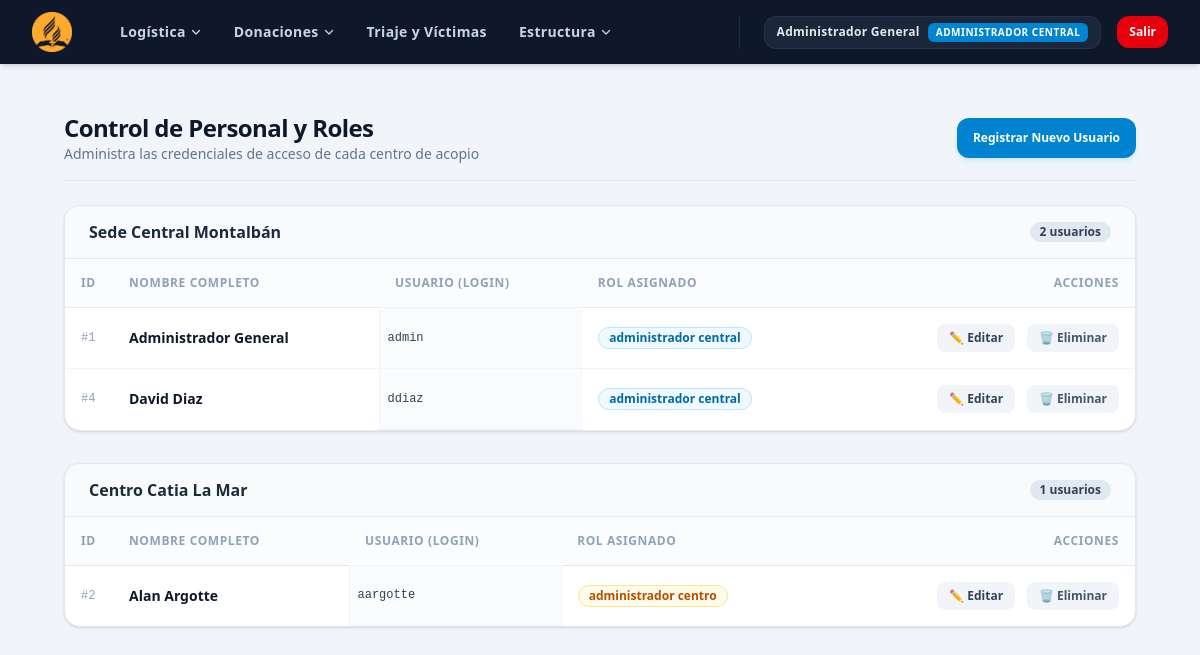
The page /gestion_usuarios.php (signed in) on the database its author committed.
### tables this page shows
CREATE TABLE `usuarios` (
  `id` int(11) NOT NULL,
  `rol_id` int(11) NOT NULL,
  `centro_id` int(11) NOT NULL,
  `nombre` varchar(120) NOT NULL,
  `usuario` varchar(50) NOT NULL,
  `clave` varchar(255) NOT NULL,
  `activo` tinyint(1) DEFAULT 1
);

CREATE TABLE `roles` (
  `id` int(11) NOT NULL,
  `nombre` varchar(50) NOT NULL
);

### gestion_usuarios.php (the view, shortened to what this page needs)
<?php
include('header.php');
require_once('conexion.php');
try {
    $sql_usuarios = "SELECT u.id, u.usuario, u.nombre, u.rol_id, u.centro_id,
                            r.nombre AS rol_nombre,
                            c.nombre AS sede_nombre
                     FROM usuarios u
                     JOIN roles r ON u.rol_id = r.id
                     JOIN centros_acopio c ON u.centro_id = c.id
                     ORDER BY u.centro_id ASC, u.nombre ASC";
    $resultado_usuarios = $conn->query($sql_usuarios);
} catch (Exception $e) {
    die("Error en la consulta de datos: " . $e->getMessage());
}
$usuarios_por_sede = [];
while($user = $resultado_usuarios->fetch_assoc()) {
    $usuarios_por_sede[$user['sede_nombre']][] = $user;
}
?>
<div class="max-w-7xl mx-auto px-4 py-6 sm:px-6 lg:px-8"
     x-data="{
        modalEditar: false,
        modalEliminar: false,
        userEdit: {id: '', nombre: '', usuario: '', rol_id: '', centro_id: ''},
        userDelete: {id: '', nombre: '', usuario: ''}
     }">
    <div class="mb-6 border-b border-slate-200 pb-4 flex flex-col sm:flex-row sm:items-center sm:justify-between gap-4">
        <div>
            <h2 class="text-xl sm:text-2xl font-black text-slate-900 tracking-tight">Control de Personal y Roles</h2>
            <p class="text-sm text-slate-500 font-medium">Administra las credenciales de acceso de cada centro de acopio</p>
        </div>
        <a href="crear_usuario.php" class="w-full sm:w-auto bg-sky-600 hover:bg-sky-700 text-white text-xs font-bold py-3 px-4 rounded-xl transition text-center shadow-md shadow-sky-600/10">
        Registrar Nuevo Usuario
        </a>
    </div>
    <div class="space-y-8">
        <?php foreach ($usuarios_por_sede as $sede => $lista_usuarios): ?>
            <div class="bg-white rounded-2xl shadow-sm border border-slate-200 overflow-hidden">
                <div class="bg-slate-50 border-b border-slate-200 px-4 py-3.5 sm:px-6">
                    <h3 class="text-sm sm:text-base font-black text-slate-800 flex items-center gap-2">
                        <span><?php echo htmlspecialchars($sede); ?></span>
                        <span class="ml-auto bg-slate-200 text-slate-700 text-xs px-2.5 py-0.5 rounded-full font-bold">
                            <?php echo count($lista_usuarios); ?> usuarios
                        </span>
                    </h3>
                </div>
                <div class="hidden md:block overflow-x-auto">
                    <table class="w-full text-left text-sm border-collapse">
                        <thead>
                            <tr class="border-b border-slate-200 bg-slate-50/50 text-slate-400 font-bold text-xs uppercase tracking-wider">
                                <th class="p-4 w-12">ID</th>
                                <th class="p-4">Nombre Completo</th>
                                <th class="p-4">Usuario (Login)</th>
                                <th class="p-4">Rol Asignado</th>
                                <th class="p-4 text-right">Acciones</th>
                            </tr>
                        </thead>
                        <tbody class="divide-y divide-slate-100 text-slate-700">
                            <?php foreach ($lista_usuarios as $u): ?>
                                <tr class="hover:bg-slate-50/50 transition">
                                    <td class="p-4 font-mono text-xs text-slate-400">#<?php echo $u['id']; ?></td>
                                    <td class="p-4 font-bold text-slate-900"><?php echo htmlspecialchars($u['nombre']); ?></td>
                                    <td class="p-4 font-mono text-xs bg-slate-50/80 rounded px-2 py-1 max-w-fit border border-slate-100"><?php echo htmlspecialchars($u['usuario']); ?></td>
                                    <td class="p-4">
                                        <span class="inline-flex items-center px-2.5 py-0.5 rounded-full text-xs font-bold <?php echo $u['rol_id'] == 1 ? 'bg-sky-50 text-sky-700 border border-sky-200' : 'bg-amber-50 text-amber-700 border border-amber-200'; ?>">
                                            <?php echo str_replace('_', ' ', $u['rol_nombre']); ?>
                                        </span>
                                    </td>
                                    <td class="p-4 text-right space-x-2">
                                        <button @click="userEdit = {id: '<?php echo $u['id']; ?>', nombre: '<?php echo htmlspecialchars($u['nombre'], ENT_QUOTES); ?>', usuario: '<?php echo htmlspecialchars($u['usuario'], ENT_QUOTES); ?>', rol_id: '<?php echo $u['rol_id']; ?>', centro_id: '<?php echo $u['centro_id']; ?>'}; modalEditar = true;"
                                                class="text-xs bg-slate-100 hover:bg-sky-50 hover:text-sky-700 text-slate-700 font-bold py-1.5 px-3 rounded-lg transition cursor-pointer">
                                            ✏️ Editar
                                        </button>
                                        <button @click="userDelete = {id: '<?php echo $u['id']; ?>', nombre: '<?php echo htmlspecialchars($u['nombre'], ENT_QUOTES); ?>', usuario: '<?php echo htmlspecialchars($u['usuario'], ENT_QUOTES); ?>'}; modalEliminar = true;"
                                                class="text-xs bg-slate-100 hover:bg-red-50 hover:text-red-700 text-slate-600 font-bold py-1.5 px-3 rounded-lg transition cursor-pointer">
                                            🗑️ Eliminar
                                        </button>
                                    </td>
                                </tr>
                            <?php endforeach; ?>
                        </tbody>
                    </table>
                </div>
            </div>
        <?php endforeach; ?>
    </div>
</div>
</body>
</html>

### rows shown on the page
usuarios: id "1", nombre "Administrador General", usuario "admin", rol.nombre "administrador central"
usuarios: id "4", nombre "David Diaz", usuario "ddiaz", rol.nombre "administrador central"
usuarios: id "2", nombre "Alan Argotte", usuario "aargotte", rol.nombre "administrador centro"

### other values the page prints
$_SESSION['nombre'] "Administrador General"
str_replace('_', ' ', $_SESSION['rol']) "ADMINISTRADOR CENTRAL"
$sede "Sede Central Montalbán"
count($lista_usuarios) "2"
$sede "Centro Catia La Mar"
count($lista_usuarios) "1"
